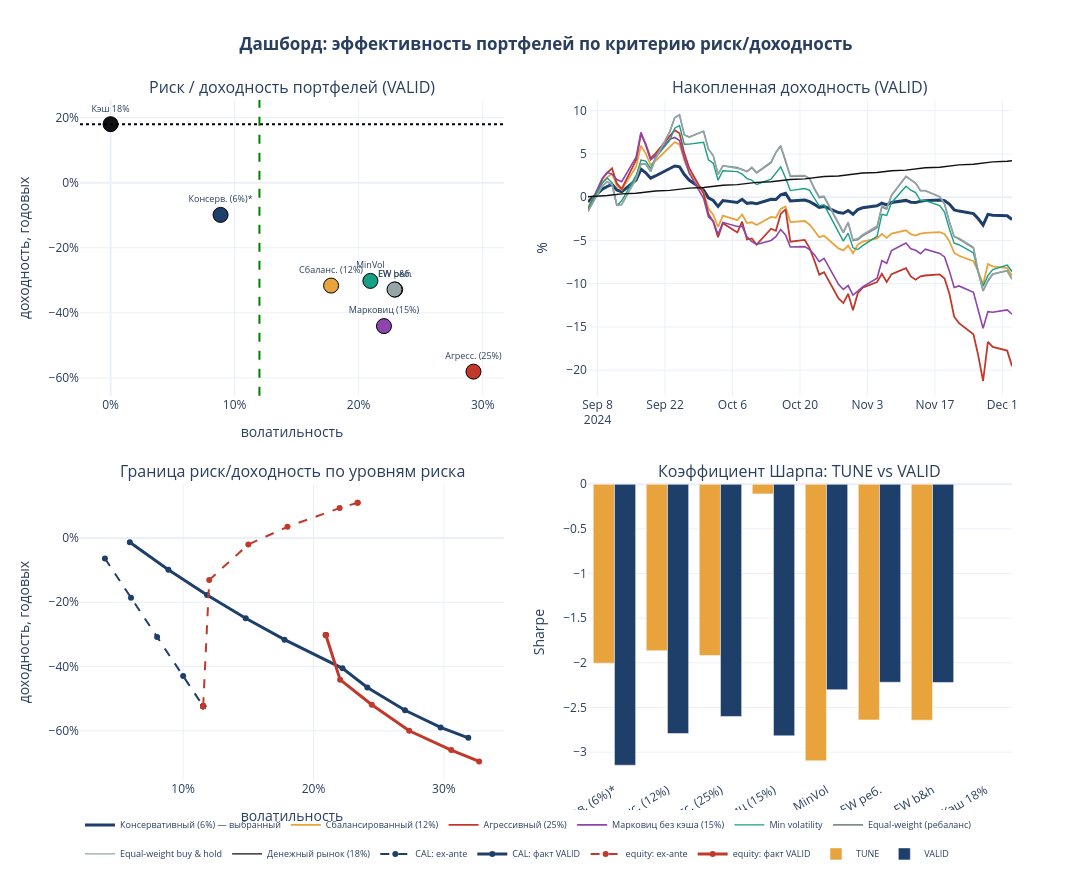

Notebook code cell kept with this figure:
### Markdown cell above
### 7.1 Интерактивная версия дашборда (Plotly)

Тот же дашборд в интерактивном виде — с hover-подсказками по каждому портфелю.
Дополнительно сохраняется в самостоятельный файл `dashboard_risk_return.html`.

### Code cell
import plotly.graph_objects as go
from plotly.subplots import make_subplots

dash = make_subplots(
    rows=2, cols=2,
    subplot_titles=("Риск / доходность портфелей (VALID)",
                    "Накопленная доходность (VALID)",
                    "Граница риск/доходность по уровням риска",
                    "Коэффициент Шарпа: TUNE vs VALID"),
    specs=[[{"type": "scatter"}, {"type": "scatter"}],
           [{"type": "scatter"}, {"type": "bar"}]],
    horizontal_spacing=0.09, vertical_spacing=0.13,
)

for name, res in results["VALID"].items():
    m = res.metrics()
    dash.add_trace(go.Scatter(
        x=[m["ann_vol"]], y=[m["cagr"]], mode="markers+text", name=name,
        text=[short_name(name)], textposition="top center", textfont=dict(size=9),
        marker=dict(size=15, color=PORTFOLIOS[name]["color"],
                    line=dict(width=1, color="black")),
        hovertemplate=(f"<b>{name}</b><br>волатильность %{{x:.1%}}<br>доходность %{{y:.1%}}"
                       f"<br>Sharpe {m['sharpe']:.2f}<br>просадка {m['max_dd']:.1%}<extra></extra>"),
        showlegend=False), row=1, col=1)
dash.add_hline(y=RISK_FREE_RATE, line=dict(dash="dot", color="black"), row=1, col=1)
dash.add_vline(x=TARGET_VOL_MANDATE, line=dict(dash="dash", color="green"), row=1, col=1)

for name, res in results["VALID"].items():
    dash.add_trace(go.Scatter(
        x=res.equity.index, y=(res.equity.values - 1) * 100, name=name, legendgroup=name,
        line=dict(color=PORTFOLIOS[name]["color"], width=PORTFOLIOS[name]["lw"]),
        hovertemplate="%{x|%d.%m.%Y}<br>%{y:.2f}%<extra>" + name + "</extra>"),
        row=1, col=2)

for mode, c in [("CAL", "#1f3f6b"), ("equity", "#c0392b")]:
    sub = risk_curve[risk_curve["mode"] == mode]
    dash.add_trace(go.Scatter(x=sub["exante_vol"], y=sub["exante_ret"], mode="lines+markers",
                              name=f"{mode}: ex-ante", line=dict(color=c, dash="dash"),
                              hovertemplate="vol %{x:.1%}<br>ret %{y:.1%}<extra></extra>"),
                   row=2, col=1)
    dash.add_trace(go.Scatter(x=sub["valid_vol"], y=sub["valid_ret"], mode="lines+markers",
                              name=f"{mode}: факт VALID", line=dict(color=c, width=3),
                              customdata=sub["target_vol"],
                              hovertemplate=("target %{customdata:.0%}<br>vol %{x:.1%}"
                                             "<br>ret %{y:.1%}<extra></extra>")),
                   row=2, col=1)

names = list(PORTFOLIOS)
short_names = [short_name(n) for n in names]
dash.add_trace(go.Bar(x=short_names, y=[tune_metrics.loc[n, "sharpe"] for n in names],
                      name="TUNE", marker_color="#e8a33d"), row=2, col=2)
dash.add_trace(go.Bar(x=short_names, y=[valid_metrics.loc[n, "sharpe"] for n in names],
                      name="VALID", marker_color="#1f3f6b"), row=2, col=2)

dash.update_xaxes(tickformat=".0%", title_text="волатильность", row=1, col=1)
dash.update_yaxes(tickformat=".0%", title_text="доходность, годовых", row=1, col=1)
dash.update_yaxes(title_text="%", row=1, col=2)
dash.update_xaxes(tickformat=".0%", title_text="волатильность", row=2, col=1)
dash.update_yaxes(tickformat=".0%", title_text="доходность, годовых", row=2, col=1)
dash.update_yaxes(title_text="Sharpe", row=2, col=2)
dash.update_xaxes(tickangle=-30, row=2, col=2)
dash.update_layout(height=880, width=1400, template="plotly_white", barmode="group",
                   title=dict(text="<b>Дашборд: эффективность портфелей по критерию риск/доходность</b>",
                              x=0.5),
                   legend=dict(orientation="h", yanchor="bottom", y=-0.13, font=dict(size=9)))
dash.write_html("dashboard_risk_return.html", include_plotlyjs="cdn")
print("Интерактивный дашборд сохранён в dashboard_risk_return.html")
dash.show()
